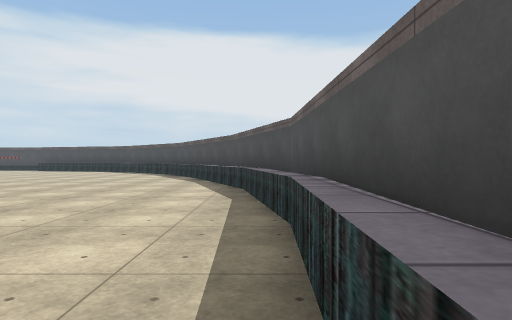
[1] (above)

22 first-person views from a walk through a 3-D level made in the Unity game engine. The camera is 1.2 m above the floor, looks level and sees 75° across. The floor is counted in squares, 2 m on a side. Each view is taken from the middle of a square. On the plan, view 1 faces up. The plan holds only what a view shows up to about 10 squares ahead; the rest is blank. The place goes on beyond the plan. Some surface patterns are stand-ins.

[2]
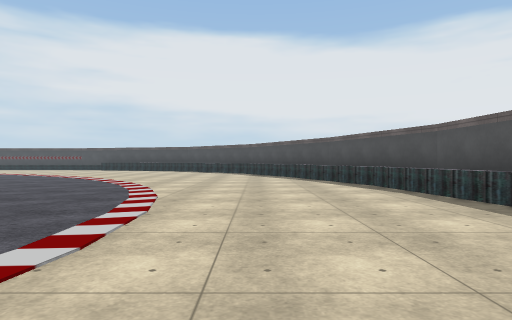

[3]
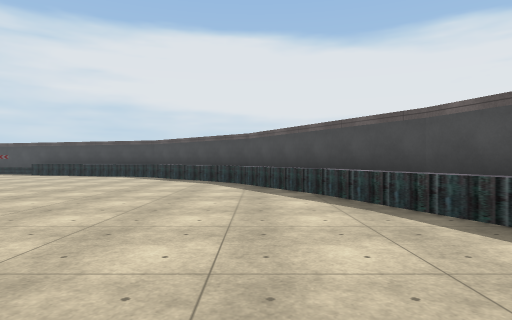

[4]
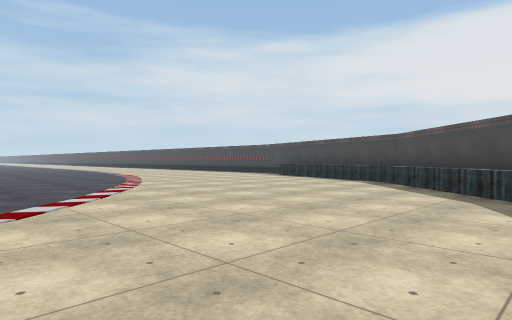

[5]
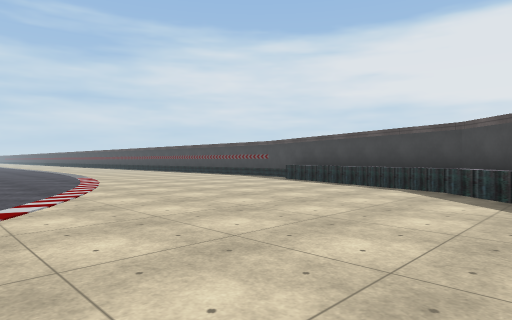

[6]
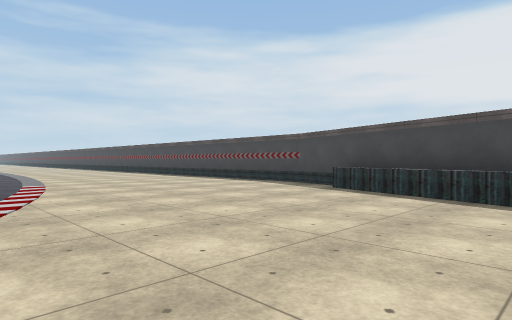

[7]
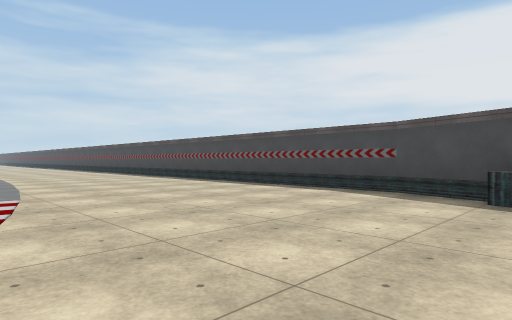

[8]
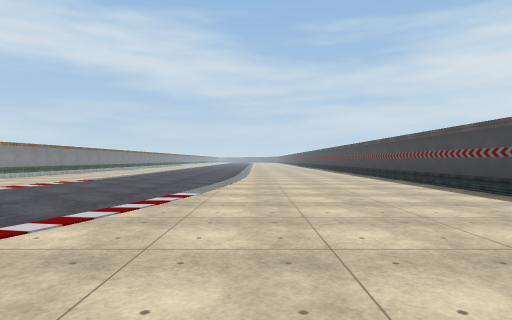

[9]
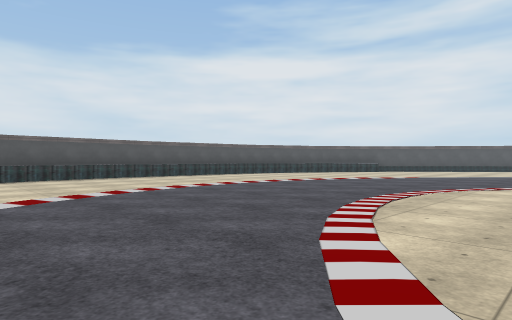

[10]
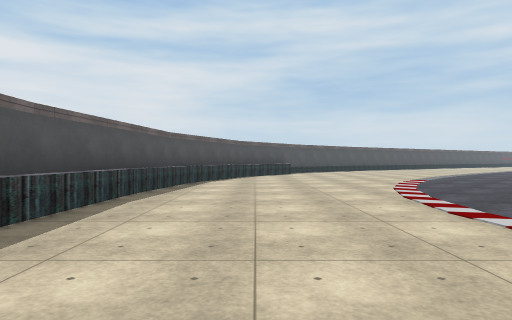

[11]
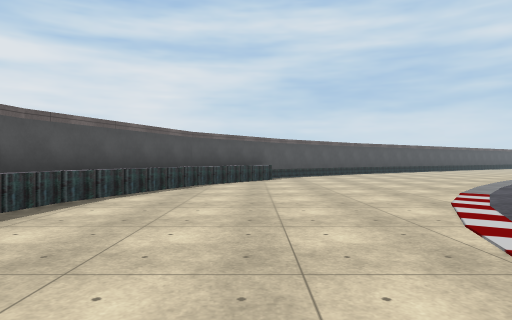

[12]
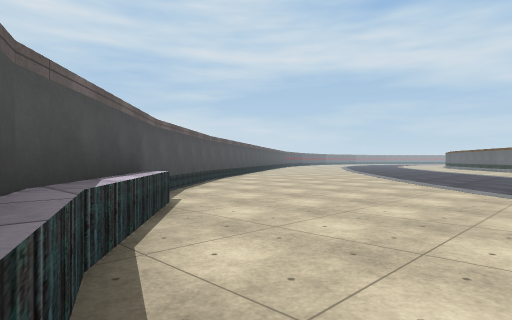

[13]
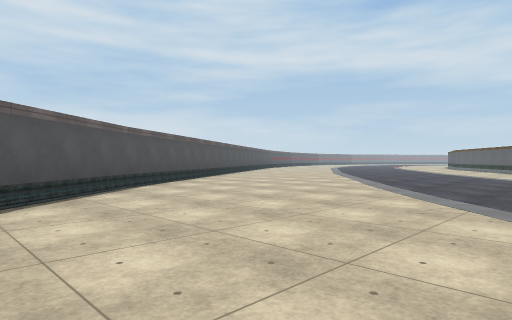

[14]
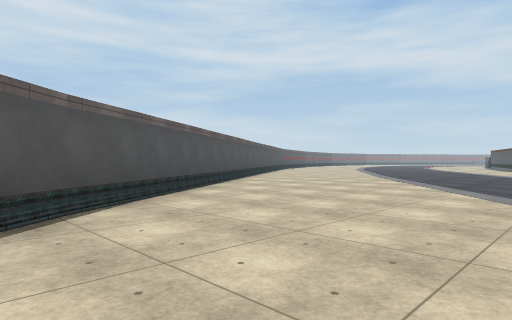

[15]
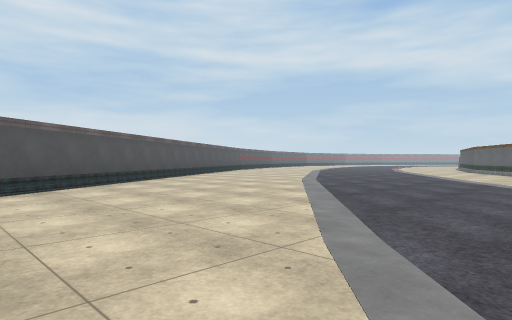

[16]
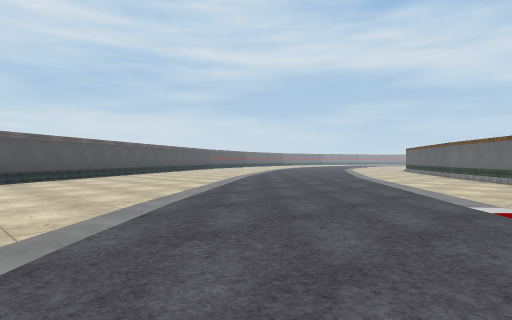

[17]
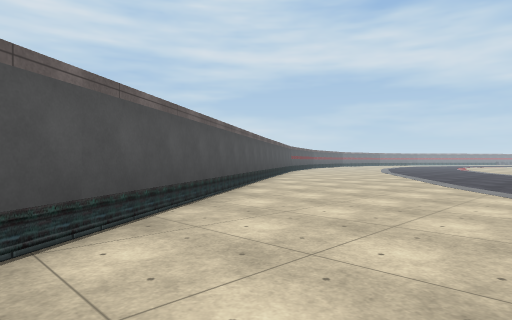

[18]
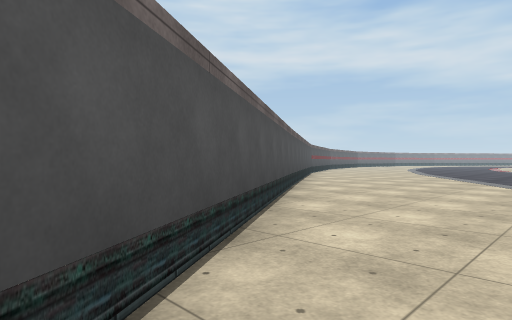

[19]
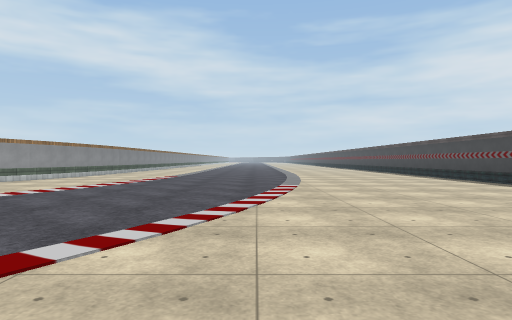

[20]
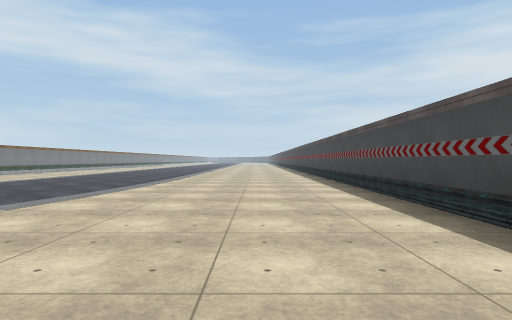

[21]
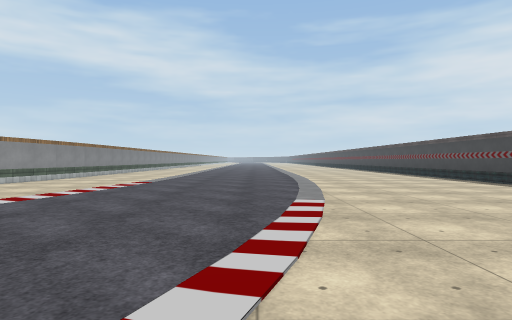

[22]
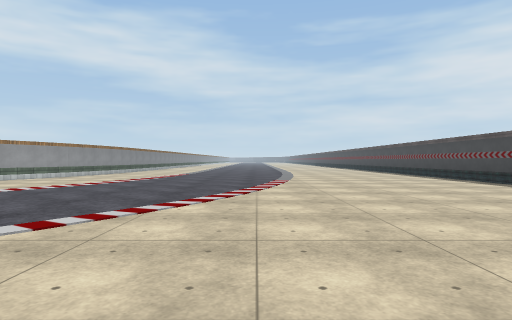

### Floor plan
Points are (right, up) in squares from view 1. A wall is a line through its corners. A room is listed if a view was taken in it or the views show most of it. See-through windows are left out.
Room 1 (views 1, 2, 3, 4, 5, 6, 7, 8, 9, 10, 11, 12, 13, 14, 15, 16, 17, 18, 19, 20, 21, 22)
walls: (-19, 6.4) (-16.6, 5.7); (-18.9, -6.3) (-20.6, -7.6); (0.8, 0.8) (0.6, 5.7); (-22, 6.8) (-20.3, 6.7); (0.6, 5.6) (-0.7, 9.6); (-0.6, 9.4) (-3.2, 13.9) (-6.7, 17.1) (-13.6, 19.2); (-3.9, -10.4) (-1.4, -7.4) (0.2, -3.6) (0.8, 1); (-7.2, -13) (-3.8, -10.3); (-13.5, 19.2) (-22.5, 19.2); (-12.5, -16.5) (-7, -12.9)
low walls: (0.2, -0.9) (0.3, 3.1) (-0.3, 6.9); (-0.2, 6.8) (-1.9, 10.8); (-0.3, -3.8) (0.2, -0.8); (-1.8, 10.7) (-3.6, 13.7) (-6.9, 16.8) (-12, 18.3); (-3.5, -9.3) (-1.6, -6.9) (-0.2, -3.6)

Where each view was taken, in squares from view 1:
view 1: 0 up, 0 right, facing up
view 2: 1 down, 3 left, facing up
view 3: 5 up, 3 left, facing up
view 4: 8 up, 3 left, facing up-left
view 5: 10 up, 5 left, facing up-left
view 6: 12 up, 8 left, facing up-left
view 7: 13 up, 11 left, facing up-left
view 8: 15 up, 11 left, facing left
view 9: 7 up, 11 left, facing down-right
view 10: 5 up, 2 left, facing down
view 11: 1 up, 3 left, facing down
view 12: 5 down, 1 left, facing down-left
view 13: 6 down, 4 left, facing down-left
view 14: 9 down, 6 left, facing down-left
view 15: 8 down, 9 left, facing down-left
view 16: 5 down, 9 left, facing down-left
view 17: 12 down, 9 left, facing down-left
view 18: 14 down, 10 left, facing down-left
view 19: 13 up, 9 left, facing left
view 20: 17 up, 13 left, facing left
view 21: 13 up, 12 left, facing left
view 22: 13 up, 7 left, facing left
